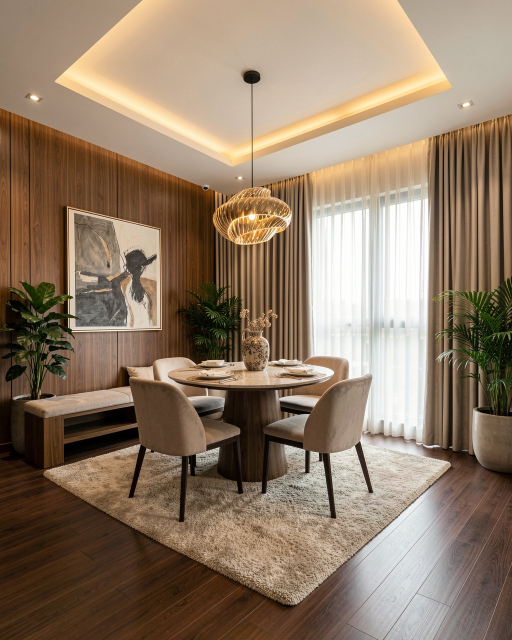
#> input picture campaigns/r11/concepts/auto-20261124.jpg, 1024 x 1280 px (shown at 1/2 size)
$ python -i drawing.py   (imports and definitions only)
#> lines starting #> are read from the running program, lines starting #| are printed output that depends on the picture
#> further down, picture is the input picture: PIL image 1024x1280 RGB; mean R, G, B 143.8, 123.6, 103.3
"""Line drawing of a concept render, made by FLUX.2 klein from the render itself.

The filter-made drawing (build_kit.sketch) turned rug and fluted-panel texture into noise and was
rejected by the founder on 27 Nov 2026. Here the render goes to the model as a reference image and
comes back as a clean ink drawing of the same room. check_drawing() keeps obviously wrong results
(a photo, a grey wash, a blank page) out of a kit.

    python r11/design_kit/drawing.py campaigns/r11/concepts/auto-20261126.jpg --out out
"""
import argparse
import io
import json
import sys
from pathlib import Path

from PIL import Image

PROMPT = ("Redraw image 0 as an interior designer's hand-drafted concept drawing of exactly the same room, "
          "seen from exactly the same camera position and angle. Clean black ink line art on plain white "
          "paper: crisp straight architectural lines for the walls, ceiling, floor edges, cabinetry, panels "
          "and openings; simple confident outlines for furniture, lights, curtains and decor. Keep every "
          "object in the same place and the same proportions. No colour, no grey shading, no hatching, no "
          "texture fill, no text, no labels, no dimensions, no people.")
REF_MAX = 511   # Workers AI: every input image must be smaller than 512 x 512


def reference_jpeg(img: Image.Image) -> bytes:
    ref = img.convert("RGB")
    ref.thumbnail((REF_MAX, REF_MAX), Image.LANCZOS)
    buf = io.BytesIO()
    ref.save(buf, "JPEG", quality=90)
    return buf.getvalue()


def check_drawing(img: Image.Image) -> list[str]:
    """Deterministic checks: white paper, real ink lines, no colour."""
    small = img.convert("RGB").resize((256, 320))
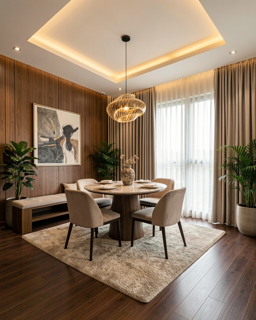
#> small: PIL image 256x320 RGB; mean R, G, B 143.8, 123.6, 103.3
    lum = small.convert("L").histogram()
#> lum = 256 values, max 710 at index 179, min 55 at index 3, mean 320
    n = sum(lum)
#> n = 81920
    issues = []
    if sum(lum[200:]) / n < 0.55:
        issues.append("DRAWING_NOT_ON_WHITE_PAPER")
    if sum(lum[:110]) / n < 0.015:
        issues.append("DRAWING_HAS_NO_LINES")
    if sum(lum[110:200]) / n > 0.30:
        issues.append("DRAWING_HAS_GREY_SHADING")
    hsv = small.convert("HSV").getdata()
    if sum(1 for h, s, v in hsv if s > 60 and v > 60) / n > 0.04:
        issues.append("DRAWING_HAS_COLOUR")
    return issues


def make_drawing(studio, render: Image.Image) -> tuple[Image.Image, list[str]]:
    w, h = render.size
    scale = 1024 / max(w, h) if max(w, h) > 1024 else 1
    ow, oh = int(w * scale) // 16 * 16, int(h * scale) // 16 * 16
    raw = studio.drawing(PROMPT, reference_jpeg(render), ow, oh)
    out = Image.open(io.BytesIO(raw)).convert("RGB").resize((w, h), Image.LANCZOS)
    return out, check_drawing(out)


def main(argv=None):
    ap = argparse.ArgumentParser()
    ap.add_argument("images", nargs="+")
    ap.add_argument("--out", required=True)
    a = ap.parse_args(argv)
    sys.path.insert(0, str(Path(__file__).resolve().parent))
    from content_agent import Studio
    out = Path(a.out)
    out.mkdir(parents=True, exist_ok=True)
    report, studio = {}, Studio()
    for p in a.images:
        render = Image.open(p).convert("RGB")
        try:
            drawing, issues = make_drawing(studio, render)
        except Exception as e:   # one failed image must not hide the others
            report[p] = {"error": f"{type(e).__name__}: {e}"[:300]}
            continue
        stem = Path(p).stem
        drawing.save(out / f"{stem}-drawing.jpg", quality=92)
        pair = Image.new("RGB", (render.width * 2 + 24, render.height), "white")
        pair.paste(render, (0, 0))
        pair.paste(drawing, (render.width + 24, 0))
        pair.save(out / f"{stem}-pair.jpg", quality=88)
        report[p] = {"issues": issues}
    (out / "report.json").write_text(json.dumps(report, indent=2))
    print(json.dumps(report, indent=2))
    return 0 if any("issues" in v for v in report.values()) else 1


# [2 lines not run here, left out]

>>> from PIL import Image
>>> picture = Image.open('../../campaigns/r11/concepts/auto-20261124.jpg')
>>> result = check_drawing(picture)
#> result = ['DRAWING_NOT_ON_WHITE_PAPER', 'DRAWING_HAS_GREY_SHADING', 'DRAWING_HAS_COLOUR']

$ run again, on campaigns/r11/concepts/auto-20261128.jpg
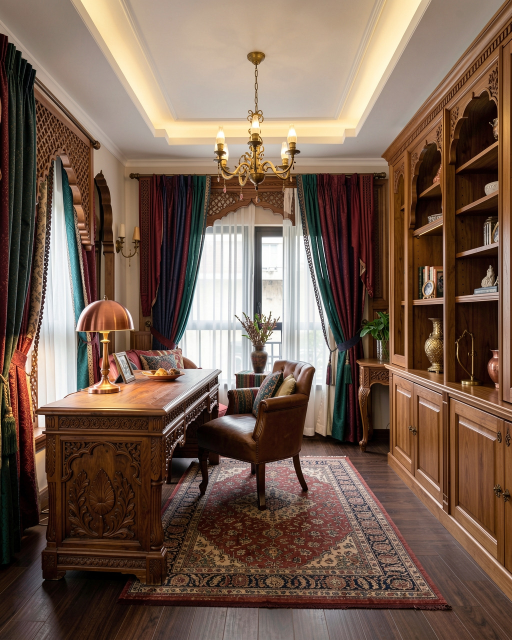
#> input picture campaigns/r11/concepts/auto-20261128.jpg, 1024 x 1280 px (shown at 1/2 size)
#> picture is the input picture: PIL image 1024x1280 RGB; mean R, G, B 117.7, 94.6, 79.9
#> in check_drawing, `small = img.convert("RGB").resize((256, 320))`:
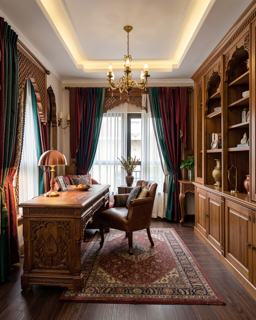
#> small: PIL image 256x320 RGB; mean R, G, B 117.7, 94.6, 79.9
#> lum = 256 values, max 711 at index 23, min 80 at index 215, mean 320
#> n = 81920
#> result = ['DRAWING_NOT_ON_WHITE_PAPER', 'DRAWING_HAS_GREY_SHADING', 'DRAWING_HAS_COLOUR']
